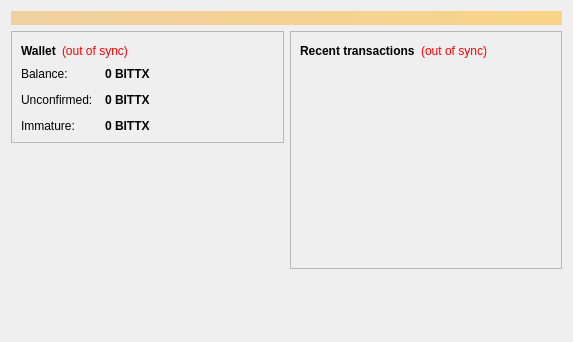
<?xml version="1.0" encoding="UTF-8"?>
<ui version="4.0">
 <class>OverviewPage</class>
 <widget class="QWidget" name="OverviewPage">
  <property name="geometry">
   <rect>
    <x>0</x>
    <y>0</y>
    <width>573</width>
    <height>342</height>
   </rect>
  </property>
  <property name="windowTitle">
   <string>Form</string>
  </property>
  <layout class="QVBoxLayout" name="topLayout">
   <item>
    <widget class="QLabel" name="labelAlerts">
     <property name="visible">
      <bool>false</bool>
     </property>
     <property name="styleSheet">
      <string notr="true">background-color: qlineargradient(x1: 0, y1: 0, x2: 1, y2: 0, stop:0 #F0D0A0, stop:1 #F8D488); color:#000000;</string>
     </property>
     <property name="wordWrap">
      <bool>true</bool>
     </property>
     <property name="margin">
      <number>3</number>
     </property>
    </widget>
   </item>
   <item>
    <layout class="QHBoxLayout" name="horizontalLayout" stretch="1,1">
     <item>
      <layout class="QVBoxLayout" name="verticalLayout_2">
       <item>
        <widget class="QFrame" name="frame">
         <property name="frameShape">
          <enum>QFrame::StyledPanel</enum>
         </property>
         <property name="frameShadow">
          <enum>QFrame::Raised</enum>
         </property>
         <layout class="QVBoxLayout" name="verticalLayout_4">
          <item>
           <layout class="QHBoxLayout" name="horizontalLayout_4">
            <item>
             <widget class="QLabel" name="label_5">
              <property name="font">
               <font>
                <weight>75</weight>
                <bold>true</bold>
               </font>
              </property>
              <property name="text">
               <string>Wallet</string>
              </property>
             </widget>
            </item>
            <item>
             <widget class="QLabel" name="labelWalletStatus">
              <property name="toolTip">
               <string>The displayed information may be out of date. Your wallet automatically synchronizes with the BITTX network after a connection is established, but this process has not completed yet.</string>
              </property>
              <property name="styleSheet">
               <string notr="true">QLabel { color: red; }</string>
              </property>
              <property name="text">
               <string notr="true">(out of sync)</string>
              </property>
              <property name="alignment">
               <set>Qt::AlignLeading|Qt::AlignLeft|Qt::AlignVCenter</set>
              </property>
             </widget>
            </item>
            <item>
             <spacer name="horizontalSpacer_2">
              <property name="orientation">
               <enum>Qt::Horizontal</enum>
              </property>
              <property name="sizeHint" stdset="0">
               <size>
                <width>40</width>
                <height>20</height>
               </size>
              </property>
             </spacer>
            </item>
           </layout>
          </item>
          <item>
           <layout class="QFormLayout" name="formLayout_2">
            <property name="fieldGrowthPolicy">
             <enum>QFormLayout::AllNonFixedFieldsGrow</enum>
            </property>
            <property name="horizontalSpacing">
             <number>12</number>
            </property>
            <property name="verticalSpacing">
             <number>12</number>
            </property>
            <item row="0" column="0">
             <widget class="QLabel" name="label">
              <property name="text">
               <string>Balance:</string>
              </property>
             </widget>
            </item>
            <item row="0" column="1">
             <widget class="QLabel" name="labelBalance">
              <property name="font">
               <font>
                <weight>75</weight>
                <bold>true</bold>
               </font>
              </property>
              <property name="cursor">
               <cursorShape>IBeamCursor</cursorShape>
              </property>
              <property name="toolTip">
               <string>Your current balance</string>
              </property>
              <property name="text">
               <string notr="true">0 BITTX</string>
              </property>
              <property name="textInteractionFlags">
               <set>Qt::LinksAccessibleByMouse|Qt::TextSelectableByKeyboard|Qt::TextSelectableByMouse</set>
              </property>
             </widget>
            </item>
            <item row="1" column="0">
             <widget class="QLabel" name="label_3">
              <property name="text">
               <string>Unconfirmed:</string>
              </property>
             </widget>
            </item>
            <item row="1" column="1">
             <widget class="QLabel" name="labelUnconfirmed">
              <property name="font">
               <font>
                <weight>75</weight>
                <bold>true</bold>
               </font>
              </property>
              <property name="cursor">
               <cursorShape>IBeamCursor</cursorShape>
              </property>
              <property name="toolTip">
               <string>Total of transactions that have yet to be confirmed, and do not yet count toward the current balance</string>
              </property>
              <property name="text">
               <string notr="true">0 BITTX</string>
              </property>
              <property name="textInteractionFlags">
               <set>Qt::LinksAccessibleByMouse|Qt::TextSelectableByKeyboard|Qt::TextSelectableByMouse</set>
              </property>
             </widget>
            </item>
            <item row="2" column="0">
             <widget class="QLabel" name="labelImmatureText">
              <property name="text">
               <string>Immature:</string>
              </property>
             </widget>
            </item>
            <item row="2" column="1">
             <widget class="QLabel" name="labelImmature">
              <property name="font">
               <font>
                <weight>75</weight>
                <bold>true</bold>
               </font>
              </property>
              <property name="toolTip">
               <string>Mined balance that has not yet matured</string>
              </property>
              <property name="text">
               <string notr="true">0 BITTX</string>
              </property>
              <property name="textInteractionFlags">
               <set>Qt::LinksAccessibleByMouse|Qt::TextSelectableByKeyboard|Qt::TextSelectableByMouse</set>
              </property>
             </widget>
            </item>
			
           </layout>
          </item>
         </layout>
        </widget>
       </item>
       <item>
        <spacer name="verticalSpacer">
         <property name="orientation">
          <enum>Qt::Vertical</enum>
         </property>
         <property name="sizeHint" stdset="0">
          <size>
           <width>20</width>
           <height>40</height>
          </size>
         </property>
        </spacer>
       </item>
		<item>
         <widget class="QLabel" name="label_wallet_bgcoin">
          <property name="text">
           <string/>
          </property>
          <property name="pixmap">
           <pixmap resource="../bitcoin.qrc">:/images/wallet_bgcoin</pixmap>
          </property>
          <property name="scaledContents">
           <bool>false</bool>
          </property>
          <property name="alignment">
           <set>Qt::AlignLeft</set>
          </property>
          <property name="margin">
           <number>-2</number>
          </property>
         </widget>
        </item>
	   </layout>
     </item>
     <item>
      <layout class="QVBoxLayout" name="verticalLayout_3">
       <item>
        <widget class="QFrame" name="frame_2">
         <property name="frameShape">
          <enum>QFrame::StyledPanel</enum>
         </property>
         <property name="frameShadow">
          <enum>QFrame::Raised</enum>
         </property>
         <layout class="QVBoxLayout" name="verticalLayout">
          <item>
           <layout class="QHBoxLayout" name="horizontalLayout_2">
            <item>
             <widget class="QLabel" name="label_4">
              <property name="text">
               <string>&lt;b&gt;Recent transactions&lt;/b&gt;</string>
              </property>
             </widget>
            </item>
            <item>
             <widget class="QLabel" name="labelTransactionsStatus">
              <property name="toolTip">
               <string>The displayed information may be out of date. Your wallet automatically synchronizes with the BITTX network after a connection is established, but this process has not completed yet.</string>
              </property>
              <property name="styleSheet">
               <string notr="true">QLabel { color: red; }</string>
              </property>
              <property name="text">
               <string notr="true">(out of sync)</string>
              </property>
              <property name="alignment">
               <set>Qt::AlignRight|Qt::AlignTrailing|Qt::AlignVCenter</set>
              </property>
             </widget>
            </item>
            <item>
             <spacer name="horizontalSpacer">
              <property name="orientation">
               <enum>Qt::Horizontal</enum>
              </property>
              <property name="sizeHint" stdset="0">
               <size>
                <width>40</width>
                <height>20</height>
               </size>
              </property>
             </spacer>
            </item>
           </layout>
          </item>
          <item>
           <widget class="QListView" name="listTransactions">
            <property name="styleSheet">
             <string notr="true">QListView { background: transparent; }</string>
            </property>
            <property name="frameShape">
             <enum>QFrame::NoFrame</enum>
            </property>
            <property name="verticalScrollBarPolicy">
             <enum>Qt::ScrollBarAlwaysOff</enum>
            </property>
            <property name="horizontalScrollBarPolicy">
             <enum>Qt::ScrollBarAlwaysOff</enum>
            </property>
            <property name="selectionMode">
             <enum>QAbstractItemView::NoSelection</enum>
            </property>
           </widget>
          </item>
         </layout>
        </widget>
       </item>
       <item>
        <spacer name="verticalSpacer_2">
         <property name="orientation">
          <enum>Qt::Vertical</enum>
         </property>
         <property name="sizeHint" stdset="0">
          <size>
           <width>20</width>
           <height>40</height>
          </size>
         </property>
        </spacer>
       </item>
      </layout>
     </item>
    </layout>
   </item>
  </layout>
 </widget>
 <resources/>
 <connections/>
</ui>
